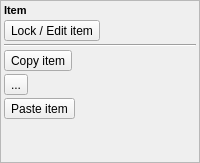
             <widget class="QFrame" name="frame_7">
              <property name="sizePolicy">
               <sizepolicy hsizetype="Preferred" vsizetype="Expanding">
                <horstretch>0</horstretch>
                <verstretch>0</verstretch>
               </sizepolicy>
              </property>
              <property name="frameShape">
               <enum>QFrame::StyledPanel</enum>
              </property>
              <property name="frameShadow">
               <enum>QFrame::Raised</enum>
              </property>
              <layout class="QVBoxLayout" name="verticalLayout_30">
               <property name="spacing">
                <number>3</number>
               </property>
               <property name="margin">
                <number>3</number>
               </property>
               <item>
                <widget class="QLabel" name="label_17">
                 <property name="font">
                  <font>
                   <pointsize>8</pointsize>
                   <weight>75</weight>
                   <bold>true</bold>
                  </font>
                 </property>
                 <property name="text">
                  <string>Item</string>
                 </property>
                </widget>
               </item>
               <item>
                <widget class="QToolButton" name="toolButton_34">
                 <property name="toolTip">
                  <string>Lock / Edit item</string>
                 </property>
                 <property name="text">
                  <string>Lock / Edit item</string>
                 </property>
                 <property name="icon">
                  <iconset resource="Resources/Resources.qrc">
                   <normaloff>:/new/prefix1/lock-icon.png</normaloff>
                   <normalon>:/new/prefix1/edit-icon.png</normalon>:/new/prefix1/lock-icon.png</iconset>
                 </property>
                 <property name="checkable">
                  <bool>true</bool>
                 </property>
                </widget>
               </item>
               <item>
                <widget class="QFrame" name="frame_21">
                 <property name="frameShape">
                  <enum>QFrame::HLine</enum>
                 </property>
                 <property name="frameShadow">
                  <enum>QFrame::Sunken</enum>
                 </property>
                </widget>
               </item>
               <item>
                <widget class="QToolButton" name="toolButton_16">
                 <property name="toolTip">
                  <string>Copy item</string>
                 </property>
                 <property name="text">
                  <string>Copy item</string>
                 </property>
                 <property name="icon">
                  <iconset resource="Resources/Resources.qrc">
                   <normaloff>:/new/prefix1/copy-icon.png</normaloff>:/new/prefix1/copy-icon.png</iconset>
                 </property>
                </widget>
               </item>
               <item>
                <widget class="QToolButton" name="toolButton_35">
                 <property name="toolTip">
                  <string>Cut / Clear item</string>
                 </property>
                 <property name="text">
                  <string>...</string>
                 </property>
                 <property name="icon">
                  <iconset resource="Resources/Resources.qrc">
                   <normaloff>:/new/prefix1/cut-icon.png</normaloff>:/new/prefix1/cut-icon.png</iconset>
                 </property>
                </widget>
               </item>
               <item>
                <widget class="QToolButton" name="toolButton_14">
                 <property name="toolTip">
                  <string>Paste item</string>
                 </property>
                 <property name="text">
                  <string>Paste item</string>
                 </property>
                 <property name="icon">
                  <iconset resource="Resources/Resources.qrc">
                   <normaloff>:/new/prefix1/paste-icon.png</normaloff>:/new/prefix1/paste-icon.png</iconset>
                 </property>
                </widget>
               </item>
               <item>
                <spacer name="verticalSpacer_13">
                 <property name="orientation">
                  <enum>Qt::Vertical</enum>
                 </property>
                 <property name="sizeHint" stdset="0">
                  <size>
                   <width>20</width>
                   <height>40</height>
                  </size>
                 </property>
                </spacer>
               </item>
              </layout>
             </widget>
